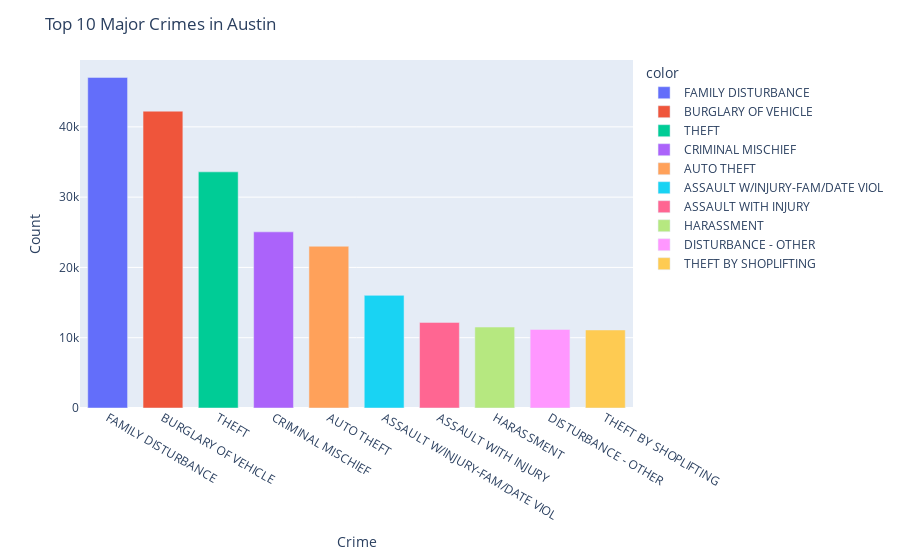

Notebook code cell kept with this figure:
### Code cell
# Top 10 crimes in Austin
bar(categories, categories['Highest Offense Description'][0:10], categories
   ['values'][0:10], categories ['Highest Offense Description'][0:10],
   'Top 10 Major Crimes in Austin', 'Crime', 'Count')

### Figure 1 — Plotly figure (JSON) as saved in the notebook; plotly's stock layout.template omitted (floating-point values rounded to 4 significant figures)
{"data": [{"alignmentgroup": "True", "hovertemplate": "color=FAMILY DISTURBANCE<br>x=%{x}<br>y=%{y}<extra></extra>", "legendgroup": "FAMILY DISTURBANCE", "marker": {"color": "#636efa", "pattern": {"shape": ""}}, "name": "FAMILY DISTURBANCE", "offsetgroup": "FAMILY DISTURBANCE", "orientation": "v", "showlegend": true, "textposition": "auto", "type": "bar", "x": ["FAMILY DISTURBANCE"], "xaxis": "x", "y": [47035], "yaxis": "y"}, {"alignmentgroup": "True", "hovertemplate": "color=BURGLARY OF VEHICLE<br>x=%{x}<br>y=%{y}<extra></extra>", "legendgroup": "BURGLARY OF VEHICLE", "marker": {"color": "#EF553B", "pattern": {"shape": ""}}, "name": "BURGLARY OF VEHICLE", "offsetgroup": "BURGLARY OF VEHICLE", "orientation": "v", "showlegend": true, "textposition": "auto", "type": "bar", "x": ["BURGLARY OF VEHICLE"], "xaxis": "x", "y": [42229], "yaxis": "y"}, {"alignmentgroup": "True", "hovertemplate": "color=THEFT<br>x=%{x}<br>y=%{y}<extra></extra>", "legendgroup": "THEFT", "marker": {"color": "#00cc96", "pattern": {"shape": ""}}, "name": "THEFT", "offsetgroup": "THEFT", "orientation": "v", "showlegend": true, "textposition": "auto", "type": "bar", "x": ["THEFT"], "xaxis": "x", "y": [33594], "yaxis": "y"}, {"alignmentgroup": "True", "hovertemplate": "color=CRIMINAL MISCHIEF<br>x=%{x}<br>y=%{y}<extra></extra>", "legendgroup": "CRIMINAL MISCHIEF", "marker": {"color": "#ab63fa", "pattern": {"shape": ""}}, "name": "CRIMINAL MISCHIEF", "offsetgroup": "CRIMINAL MISCHIEF", "orientation": "v", "showlegend": true, "textposition": "auto", "type": "bar", "x": ["CRIMINAL MISCHIEF"], "xaxis": "x", "y": [25061], "yaxis": "y"}, {"alignmentgroup": "True", "hovertemplate": "color=AUTO THEFT<br>x=%{x}<br>y=%{y}<extra></extra>", "legendgroup": "AUTO THEFT", "marker": {"color": "#FFA15A", "pattern": {"shape": ""}}, "name": "AUTO THEFT", "offsetgroup": "AUTO THEFT", "orientation": "v", "showlegend": true, "textposition": "auto", "type": "bar", "x": ["AUTO THEFT"], "xaxis": "x", "y": [23014], "yaxis": "y"}, {"alignmentgroup": "True", "hovertemplate": "color=ASSAULT W/INJURY-FAM/DATE VIOL<br>x=%{x}<br>y=%{y}<extra></extra>", "legendgroup": "ASSAULT W/INJURY-FAM/DATE VIOL", "marker": {"color": "#19d3f3", "pattern": {"shape": ""}}, "name": "ASSAULT W/INJURY-FAM/DATE VIOL", "offsetgroup": "ASSAULT W/INJURY-FAM/DATE VIOL", "orientation": "v", "showlegend": true, "textposition": "auto", "type": "bar", "x": ["ASSAULT W/INJURY-FAM/DATE VIOL"], "xaxis": "x", "y": [16024], "yaxis": "y"}, {"alignmentgroup": "True", "hovertemplate": "color=ASSAULT WITH INJURY<br>x=%{x}<br>y=%{y}<extra></extra>", "legendgroup": "ASSAULT WITH INJURY", "marker": {"color": "#FF6692", "pattern": {"shape": ""}}, "name": "ASSAULT WITH INJURY", "offsetgroup": "ASSAULT WITH INJURY", "orientation": "v", "showlegend": true, "textposition": "auto", "type": "bar", "x": ["ASSAULT WITH INJURY"], "xaxis": "x", "y": [12181], "yaxis": "y"}, {"alignmentgroup": "True", "hovertemplate": "color=HARASSMENT<br>x=%{x}<br>y=%{y}<extra></extra>", "legendgroup": "HARASSMENT", "marker": {"color": "#B6E880", "pattern": {"shape": ""}}, "name": "HARASSMENT", "offsetgroup": "HARASSMENT", "orientation": "v", "showlegend": true, "textposition": "auto", "type": "bar", "x": ["HARASSMENT"], "xaxis": "x", "y": [11515], "yaxis": "y"}, {"alignmentgroup": "True", "hovertemplate": "color=DISTURBANCE - OTHER<br>x=%{x}<br>y=%{y}<extra></extra>", "legendgroup": "DISTURBANCE - OTHER", "marker": {"color": "#FF97FF", "pattern": {"shape": ""}}, "name": "DISTURBANCE - OTHER", "offsetgroup": "DISTURBANCE - OTHER", "orientation": "v", "showlegend": true, "textposition": "auto", "type": "bar", "x": ["DISTURBANCE - OTHER"], "xaxis": "x", "y": [11179], "yaxis": "y"}, {"alignmentgroup": "True", "hovertemplate": "color=THEFT BY SHOPLIFTING<br>x=%{x}<br>y=%{y}<extra></extra>", "legendgroup": "THEFT BY SHOPLIFTING", "marker": {"color": "#FECB52", "pattern": {"shape": ""}}, "name": "THEFT BY SHOPLIFTING", "offsetgroup": "THEFT BY SHOPLIFTING", "orientation": "v", "showlegend": true, "textposition": "auto", "type": "bar", "x": ["THEFT BY SHOPLIFTING"], "xaxis": "x", "y": [11100], "yaxis": "y"}], "layout": {"autosize": true, "bargap": 0.2, "bargroupgap": 0.1, "barmode": "relative", "legend": {"title": {"text": "color"}, "tracegroupgap": 0}, "margin": {"t": 60}, "title": {"text": "Top 10 Major Crimes in Austin"}, "xaxis": {"anchor": "y", "autorange": true, "domain": [0, 1], "range": [-0.5, 9.5], "title": {"text": "Crime"}, "type": "category"}, "yaxis": {"anchor": "x", "autorange": true, "domain": [0, 1], "range": [0, 49510.0], "title": {"text": "Count"}, "type": "linear"}}}
